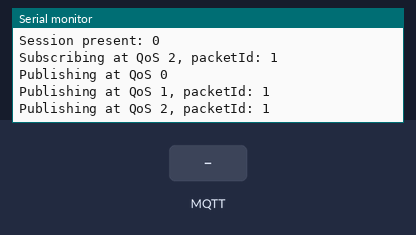
The sketch below on a simulated ESP32. Shown: the last lines printed to the serial monitor. The test bench sets the inputs (shaded band). WiFi joins after 1.5 s; servers stay silent unless stated; no MQTT or app messages arrive unless stated.

Above: at 2.4 s.
2.5 s: MQTT message "1" arrives on the first subscribed topic
At 3.2 s:
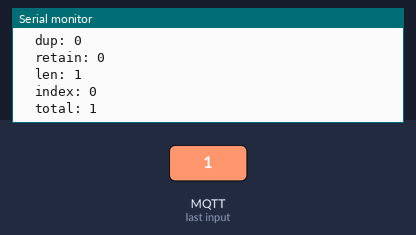
4.0 s: MQTT message "on" arrives on the first subscribed topic
At 4.8 s:
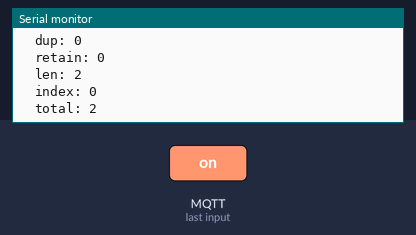

The sketch:

MQTT.ino
```cpp
/*
This example uses FreeRTOS softwaretimers as there is no built-in Ticker library
*/


#include <WiFi.h>
extern "C" {
	#include "freertos/FreeRTOS.h"
	#include "freertos/timers.h"
}
#include <AsyncMqttClient.h>

#define WIFI_SSID "Pirates"
#define WIFI_PASSWORD "hoilamgi"

#define MQTT_HOST "tailor.cloudmqtt.com"
#define MQTT_PORT 18669

AsyncMqttClient mqttClient;
TimerHandle_t mqttReconnectTimer;
TimerHandle_t wifiReconnectTimer;

void connectToWifi() {
  Serial.println("Connecting to Wi-Fi...");
  WiFi.begin(WIFI_SSID, WIFI_PASSWORD);
}

void connectToMqtt() {
  Serial.println("Connecting to MQTT...");
  mqttClient.connect();
}

void WiFiEvent(WiFiEvent_t event) {
    Serial.printf("[WiFi-event] event: %d\n", event);
    switch(event) {
    case SYSTEM_EVENT_STA_GOT_IP:
        Serial.println("WiFi connected");
        Serial.println("IP address: ");
        Serial.println(WiFi.localIP());
        connectToMqtt();
        break;
    case SYSTEM_EVENT_STA_DISCONNECTED:
        Serial.println("WiFi lost connection");
        xTimerStop(mqttReconnectTimer, 0); // ensure we don't reconnect to MQTT while reconnecting to Wi-Fi
		xTimerStart(wifiReconnectTimer, 0);
        break;
        default:break;
    }
}

void onMqttConnect(bool sessionPresent) {
  Serial.println("Connected to MQTT.");
  Serial.print("Session present: ");
  Serial.println(sessionPresent);
  uint16_t packetIdSub = mqttClient.subscribe("test/lol", 2);
  Serial.print("Subscribing at QoS 2, packetId: ");
  Serial.println(packetIdSub);
  mqttClient.publish("test/lol", 0, true, "test 1");
  Serial.println("Publishing at QoS 0");
  uint16_t packetIdPub1 = mqttClient.publish("test/lol", 1, true, "test 2");
  Serial.print("Publishing at QoS 1, packetId: ");
  Serial.println(packetIdPub1);
  uint16_t packetIdPub2 = mqttClient.publish("test/lol", 2, true, "test 3");
  Serial.print("Publishing at QoS 2, packetId: ");
  Serial.println(packetIdPub2);
}

void onMqttDisconnect(AsyncMqttClientDisconnectReason reason) {
  Serial.println("Disconnected from MQTT.");

  if (WiFi.isConnected()) {
    xTimerStart(mqttReconnectTimer, 0);
  }
}

void onMqttSubscribe(uint16_t packetId, uint8_t qos) {
  Serial.println("Subscribe acknowledged.");
  Serial.print("  packetId: ");
  Serial.println(packetId);
  Serial.print("  qos: ");
  Serial.println(qos);
}

void onMqttUnsubscribe(uint16_t packetId) {
  Serial.println("Unsubscribe acknowledged.");
  Serial.print("  packetId: ");
  Serial.println(packetId);
}

void onMqttMessage(char* topic, char* payload, AsyncMqttClientMessageProperties properties, size_t len, size_t index, size_t total) {
  Serial.println("Publish received.");
  Serial.print("  topic: ");
  Serial.println(topic);
  Serial.print("  qos: ");
  Serial.println(properties.qos);
  Serial.print("  dup: ");
  Serial.println(properties.dup);
  Serial.print("  retain: ");
  Serial.println(properties.retain);
  Serial.print("  len: ");
  Serial.println(len);
  Serial.print("  index: ");
  Serial.println(index);
  Serial.print("  total: ");
  Serial.println(total);
}

void onMqttPublish(uint16_t packetId) {
  Serial.println("Publish acknowledged.");
  Serial.print("  packetId: ");
  Serial.println(packetId);
}

void setup() {
  Serial.begin(115200);
  Serial.println();
  Serial.println();

  mqttReconnectTimer = xTimerCreate("mqttTimer", pdMS_TO_TICKS(2000), pdFALSE, (void*)0, reinterpret_cast<TimerCallbackFunction_t>(connectToMqtt));
  wifiReconnectTimer = xTimerCreate("wifiTimer", pdMS_TO_TICKS(2000), pdFALSE, (void*)0, reinterpret_cast<TimerCallbackFunction_t>(connectToWifi));

  WiFi.onEvent(WiFiEvent);

  mqttClient.onConnect(onMqttConnect);
  mqttClient.onDisconnect(onMqttDisconnect);
  mqttClient.onSubscribe(onMqttSubscribe);
  mqttClient.onUnsubscribe(onMqttUnsubscribe);
  mqttClient.onMessage(onMqttMessage);
  mqttClient.onPublish(onMqttPublish);
  mqttClient.setServer(MQTT_HOST, MQTT_PORT);
  mqttClient.setCredentials("ddxnzgvu","0FZ_4Ml_KkoQ");
  connectToWifi();
}
uint16_t  bien_tang = 1000;
void loop() {
  bien_tang=bien_tang+1;
      size_t size_needed = snprintf(NULL, 0, "xxxxxxxxxxxxxxxxxxxxxxxxxxxxxxxxxxxxxxxxxxxxxxxxxxxxxx{\"id\":\"%s\",\"device\":\"%s\",\"data\":[0,0]}", "vdvD", "fdfd") + 1;
      char* msg1 = (char*)malloc(size_needed);
       sprintf(msg1, "xxxxxxxxxxxxxxxxxxxxxxxxxxxxxxxxxxxxxxxxxxxxxxxxxxxxxx{\"id\":\"%s\",\"device\":\"%s\",\"data\":[0,0]}", "vdvD", "fdfd");
       printf("mqtt %s\n",msg1);
       uint16_t packetIdPub1 = mqttClient.publish("ssssssss", 2, true, msg1,(size_t) 0, true, bien_tang);
       Serial.println(packetIdPub1);
       delay(5000);
}
```

Measured:
- after the input at 2.5 s, the serial monitor: prints a new line at once (image 1)
- after the input at 4.0 s, the serial monitor: prints a new line at once (image 2)
